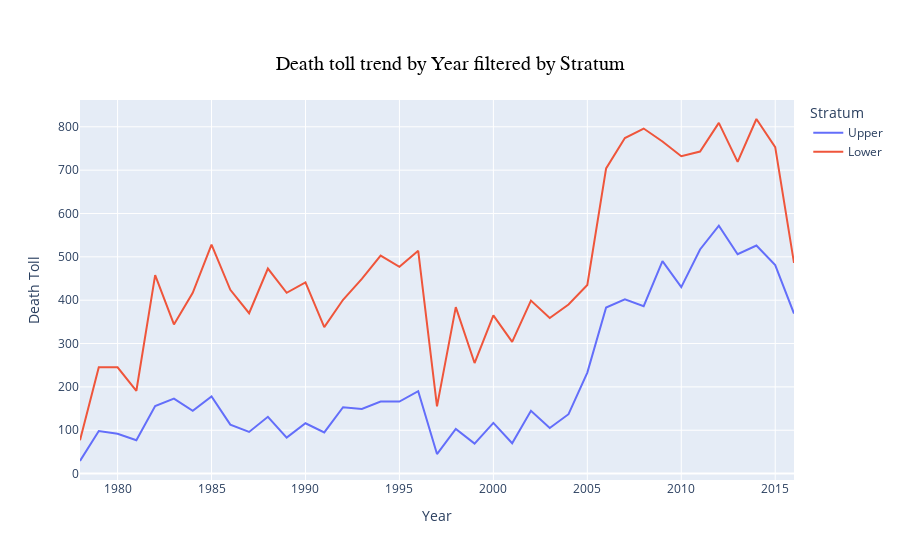

The notebook cell this image was saved under:
### Markdown cell above
#### Death toll distribution by "Date - Year" filtered by "Stratum"
- "Stratum" - Typical occupied stratum - ground/low or canopy/upper

- It is obvious and is also evident from the plot below that birds which fly in the lower stratum are more prone to collision deaths

### Code cell
merged_data['Date_year'] = merged_data['Date'].dt.strftime('%Y')
date_toll = merged_data[['Date_year', 'Stratum']].dropna(axis='rows', how='any').pivot_table(index = ['Date_year', 'Stratum'], aggfunc ='size').reset_index().sort_values('Date_year', ascending=False)
date_toll.columns = ['Date_year', 'Stratum', 'Death_Toll']
date_toll.head()


fig = px.line(date_toll, x='Date_year', y='Death_Toll', color='Stratum', 
              labels={
                     "Date_year": "Year",
                     "Death_Toll": "Death Toll",
                 },
              title="Death toll trend by Year filtered by Stratum")

fig.update_layout(title=dict(
                    x=0.5,
                    y=0.9,
                    font=dict(
                    family="Arial",
                    size=20,
                    color='#000000'
                    )))

# Show plot 
fig.show()

### Figure 1 — Plotly figure (JSON) as saved in the notebook; plotly's stock layout.template omitted (floating-point values rounded to 4 significant figures)
{"data": [{"hovertemplate": "Stratum=Upper<br>Year=%{x}<br>Death Toll=%{y}<extra></extra>", "legendgroup": "Upper", "line": {"color": "#636efa", "dash": "solid"}, "mode": "lines", "name": "Upper", "orientation": "v", "showlegend": true, "type": "scatter", "x": ["2016", "2015", "2014", "2013", "2012", "2011", "2010", "2009", "2008", "2007", "2006", "2005", "2004", "2003", "2002", "2001", "2000", "1999", "1998", "1997", "1996", "1995", "1994", "1993", "1992", "1991", "1990", "1989", "1988", "1987", "1986", "1985", "1984", "1983", "1982", "1981", "1980", "1979", "1978"], "xaxis": "x", "y": [369, 481, 526, 506, 572, 517, 430, 490, 386, 402, 383, 233, 137, 105, 145, 70, 117, 69, 103, 45, 190, 166, 166, 149, 153, 95, 116, 83, 131, 96, 113, 178, 145, 173, 156, 77, 92, 98, 29], "yaxis": "y"}, {"hovertemplate": "Stratum=Lower<br>Year=%{x}<br>Death Toll=%{y}<extra></extra>", "legendgroup": "Lower", "line": {"color": "#EF553B", "dash": "solid"}, "mode": "lines", "name": "Lower", "orientation": "v", "showlegend": true, "type": "scatter", "x": ["2016", "2015", "2014", "2013", "2012", "2011", "2010", "2009", "2008", "2007", "2006", "2005", "2004", "2003", "2002", "2001", "2000", "1999", "1998", "1997", "1996", "1995", "1994", "1993", "1992", "1991", "1990", "1989", "1988", "1987", "1986", "1985", "1984", "1983", "1982", "1981", "1980", "1979", "1978"], "xaxis": "x", "y": [486, 753, 818, 719, 809, 743, 732, 766, 796, 774, 704, 435, 390, 359, 399, 304, 365, 255, 384, 155, 514, 477, 503, 449, 401, 338, 441, 417, 473, 370, 424, 528, 417, 344, 458, 191, 245, 245, 77], "yaxis": "y"}], "layout": {"legend": {"title": {"text": "Stratum"}, "tracegroupgap": 0}, "title": {"font": {"color": "#000000", "family": "Arial", "size": 20}, "text": "Death toll trend by Year filtered by Stratum", "x": 0.5, "y": 0.9}, "xaxis": {"anchor": "y", "domain": [0, 1], "title": {"text": "Year"}}, "yaxis": {"anchor": "x", "domain": [0, 1], "title": {"text": "Death Toll"}}}}
